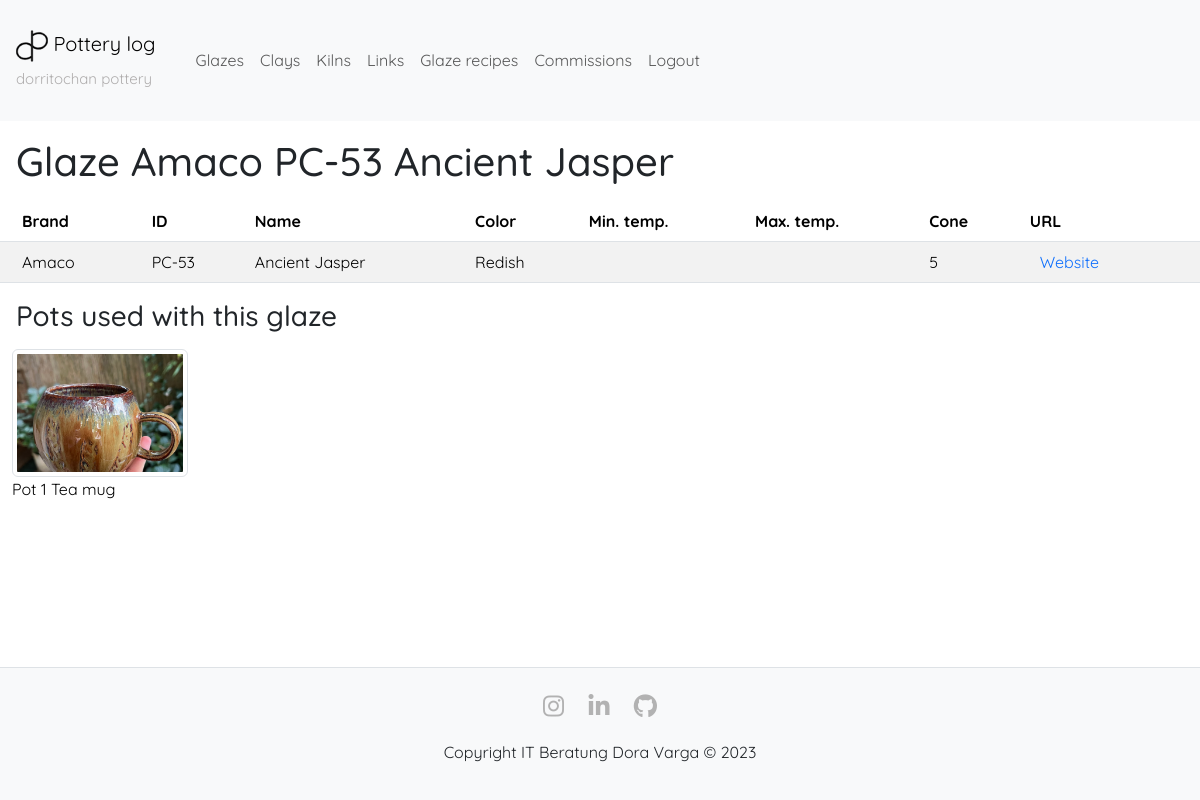
Screenshot of /showglaze/21 (signed in) with the database file from the repository.
### app/models.py (models this page shows, shortened)
class Glaze(db.Model):
    __tablename__ = 'glaze'
    id = db.Column(db.Integer, primary_key=True)
    brand = db.Column(db.String(140), index=True)
    name = db.Column(db.String(50), unique=True)
    brand_id = db.Column(db.Integer, unique=True)
    color = db.Column(db.String(140))
    temp_min = db.Column(db.Integer) # in °C
    temp_max = db.Column(db.Integer) # in °C
    cone = db.Column(db.String(5))
    glaze_url = db.Column(db.String(200))
    glazed_pots = db.relationship('PotGlaze', back_populates='glaze', lazy='dynamic')
    def get_glaze_name(self):
        brand = self.brand or ''
        brand_id = self.brand_id or ''
        name = self.name or ''
        return '{} {} {}'.format(brand, brand_id, name)

class PotGlaze(db.Model):
    __tablename__ = 'pot_glaze'
    id = db.Column(db.Integer, primary_key=True)
    pot_id = db.Column(db.Integer, db.ForeignKey('pot.id'))
    glaze_id = db.Column(db.Integer, db.ForeignKey('glaze.id'))
    number_of_layers = db.Column(db.Integer)
    display_order = db.Column(db.Integer)
    pot = db.relationship('Pot', back_populates='used_glazes')
    glaze = db.relationship('Glaze', back_populates='glazed_pots')

class Pot(db.Model):
    __tablename__ = 'pot'
    id = db.Column(db.Integer, primary_key=True)
    vessel_type = db.Column(db.String(50))
    clay_type = db.Column(db.Integer, db.ForeignKey('clay.id'), index=True)
    author = db.Column(db.String(30), index=True)
    images = db.relationship('Image', back_populates='pot', cascade='all, delete-orphan')
    primary_image = db.Column(db.String(255))
    throw_date = db.Column(db.Date, index=True, default=lambda: germany_timezone.localize(datetime.now()))
    throw_weight = db.Column(db.Integer, index=True) # in g
    throw_height = db.Column(db.String(140)) # in cm
    throw_width = db.Column(db.String(140)) # in cm
    throw_notes = db.Column(db.Text)
    trim_date = db.Column(db.Date, index=True)
    trim_weight = db.Column(db.Integer, index=True) # in g
    trim_surface_treatment = db.Column(db.String(140), index=True)
    trim_notes = db.Column(db.Text)
    bisque_fire_start = db.Column(db.Date, index=True)
    bisque_fire_program_id = db.Column(db.Integer, db.ForeignKey('firing_program.id'), index=True)
    bisque_fired_with_program = db.relationship('FiringProgram', back_populates='bisque_pots', foreign_keys=[bisque_fire_program_id])
    bisque_fire_kiln_id = db.Column(db.Integer, db.ForeignKey('kiln.id'), index=True, default=1)
    bisque_fired_with_kiln = db.relationship('Kiln', back_populates='bisque_fired_pots', foreign_keys=[bisque_fire_kiln_id])
    bisque_fire_end = db.Column(db.DateTime)
    bisque_fire_open = db.Column(db.DateTime)
    bisque_fire_notes = db.Column(db.Text)
    glaze_date = db.Column(db.Date, index=True)
    used_glazes = db.relationship('PotGlaze', back_populates='pot', lazy='dynamic', cascade='all, delete-orphan')
    glaze_notes = db.Column(db.Text)
    glaze_fire_start = db.Column(db.DateTime, index=True)
    glaze_fire_program_id = db.Column(db.Integer, db.ForeignKey('firing_program.id'), index=True)
    glaze_fired_with_program = db.relationship('FiringProgram', back_populates='glaze_pots', foreign_keys=[glaze_fire_program_id])
    glaze_fire_kiln_id = db.Column(db.Integer, db.ForeignKey('kiln.id'), index=True, default=1)
    glaze_fired_with_kiln = db.relationship('Kiln', back_populates='glaze_fired_pots', foreign_keys=[glaze_fire_kiln_id])
    glaze_fire_end = db.Column(db.DateTime, index=True)
    glaze_fire_open = db.Column(db.DateTime, index=True)
    glaze_fire_notes = db.Column(db.Text)
    commissions = db.relationship('CommissionPot', back_populates='pot', lazy='dynamic')
    def get_pot_name(self):
        return 'Pot {} {}'.format(self.id, self.vessel_type)

### app/controller.py (the view)
@app.route('/showglaze/<int:glaze_id>')
@login_required
def show_glaze(glaze_id):
    glaze = Glaze.query.get_or_404(glaze_id)
    return render_template('showglaze.html', title='Glaze {}'.format(glaze.get_glaze_name()), glaze=glaze)

### app/models.py (called while the page is built)
@login.user_loader
def load_user(id):
    return User.query.get(int(id))

### app/templates/showglaze.html
{% extends 'layout.html' %}
{% block main %}
<h1 class="m-3">Glaze {{ glaze.get_glaze_name() }}</h1>
<table class="table table-striped">
    <thead>
        <tr>
            <th>Brand</th>
            <th>ID</th>
            <th>Name</th>
            <th>Color</th>
            <th>Min. temp.</th>
            <th>Max. temp.</th>
            <th>Cone</th>
            <th style="padding: 8px 13px;">URL</th>
        </tr>
    </thead>
    <body>
        <tr>
            <td class="vertical-center">{{ glaze.brand or '' }}</td>
            <td class="vertical-center">{{ glaze.brand_id or '' }}</td>
            <td class="vertical-center">{{ glaze.name or '' }}</td>
            <td class="vertical-center">{{ glaze.color or '' }}</td>
            <td class="vertical-center">{{ glaze.temp_min ~ '°C' if glaze.temp_min else '' }}</td>
            <td class="vertical-center">{{ glaze.temp_max ~ '°C' if glaze.temp_max else '' }}</td>
            <td class="vertical-center">{{ glaze.cone or '' }}</td>
            <td class="vertical-center">
                {% if glaze.glaze_url %}
                    <a class="hover-border-link" href="{{ glaze.glaze_url or '' }}" target="_blank">
                        Website
                    </a>
                {% endif %}
            </td>
        </tr>
    </body>
</table>
<h3 class="m-3">Pots used with this glaze</h3>
<div class="container-fluid">
    <div class="row">
        {% for pot in glaze.glazed_pots %}
            <a href="{{ url_for('edit_pot', pot_id=pot.pot_id) }}" class="col-md-2 link-image-label">
                <div id="photo-thumbnail-{{ loop.index0 }}">
                    {% if pot.pot.primary_image %}
                        <img src="{{ url_for('static', filename='photos/' + pot.pot.primary_image) }}" alt="Selected Photo" style="width: 14rem; height: 8rem; object-fit: cover;" class="img-thumbnail">
                    {% else %}
                        <img src="{{ url_for('static', filename='photos/default_mug.jpg') }}" alt="Default photo" style="width: 14rem; height: 8rem; object-fit: cover;" class="img-thumbnail">
                    {% endif %}
                </div>
                {{ pot.pot.get_pot_name() }}
            </a>
        {% endfor %}
    </div>
</div>
{% endblock %}

### app/static/css/styles.css (style rules this page uses)
body { margin: 0; font-family: 'Quicksand', sans-serif; display: flex; flex-direction: column; min-height: 100vh; }
a.hover-border-link { color: #0d6efd; text-decoration: none; padding: 8px 13px; border: 2px solid transparent; transition: all 0.1s; }
.vertical-center { vertical-align: middle; }
a.link-image-label { text-decoration: none; cursor: pointer; color: black; }
.table.table-striped td:nth-child(1), .table.table-striped th:nth-child(1) { padding-left: 22px; }

### rows the page displays
Glaze: get_glaze_name "Amaco PC-53 Ancient Jasper", brand "Amaco", brand "PC-53", name "Ancient Jasper", color "Redish", cone "5"
PotGlaze: primary_image (picture), pot.get_pot_name "Pot 1 Tea mug"
